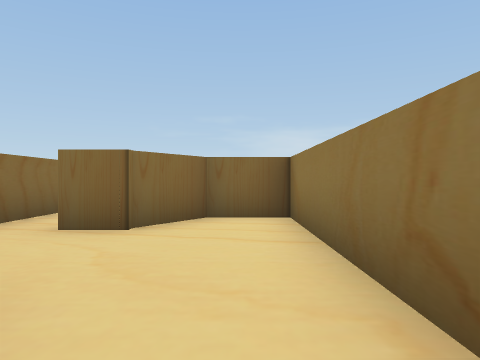
[1] (above)

21 first-person views from a walk through a Unity game level. The camera is 0.62 m above the floor, looks level and sees 70° across. The floor is counted in squares, 1 m on a side. Each view is taken from the middle of a square. On the plan, view 1 faces up. The plan holds only what a view shows up to about 10 squares ahead; the rest is blank. The player is left out.

[2]
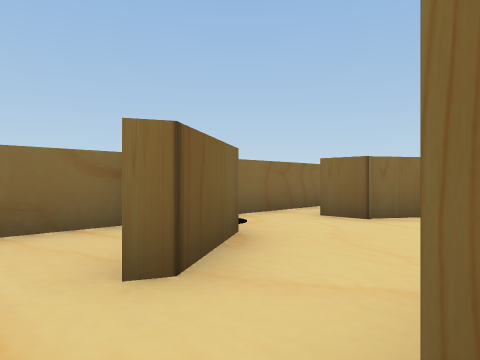

[3]
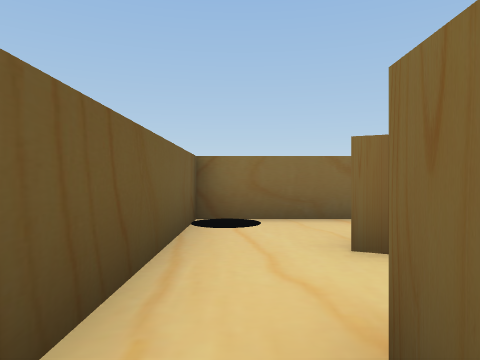

[4]
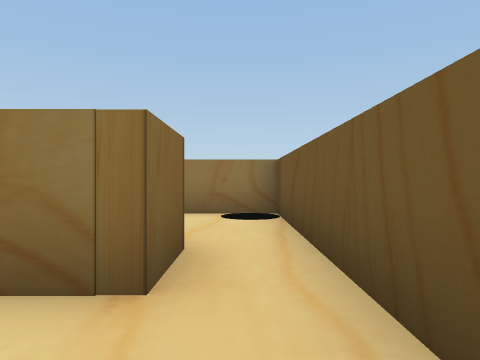

[5]
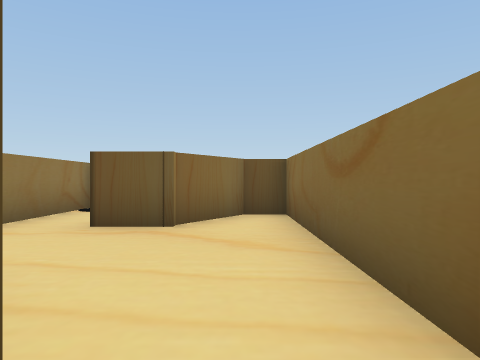

[6]
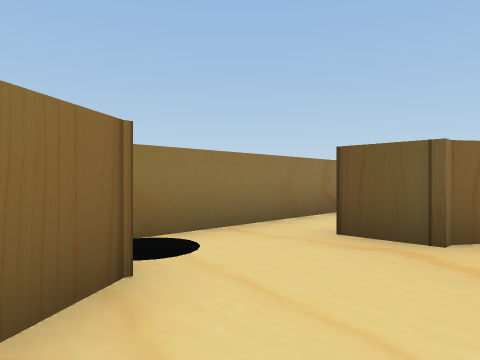

[7]
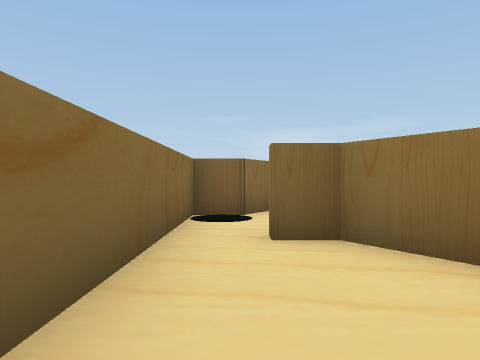

[8]
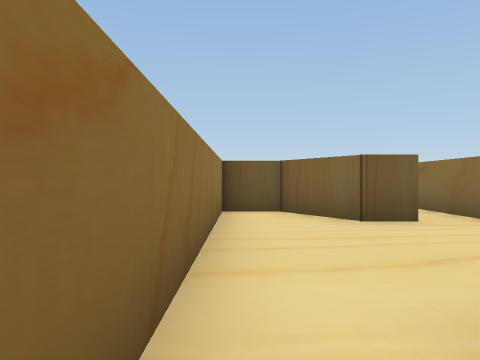

[9]
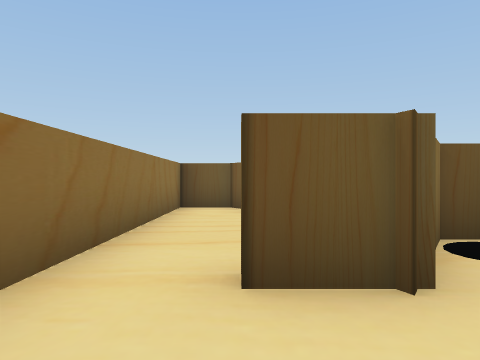

[10]
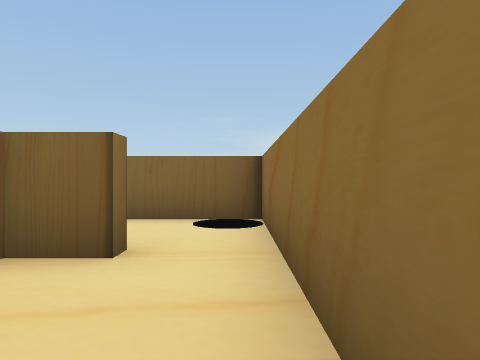

[11]
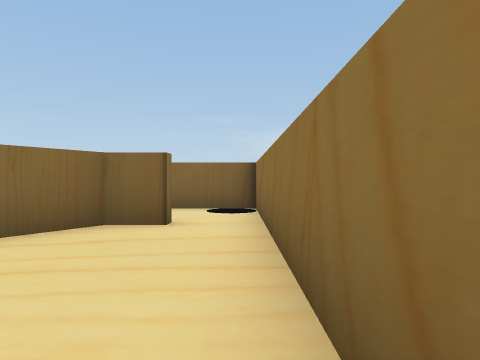

[12]
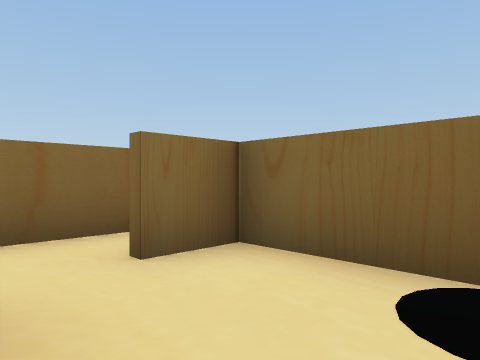

[13]
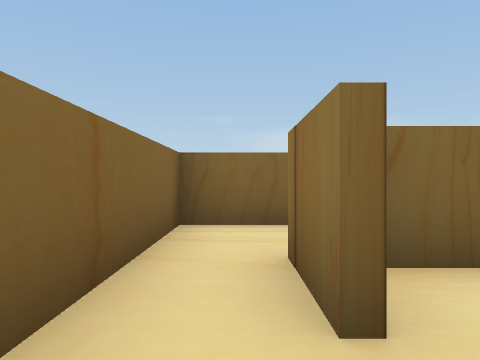

[14]
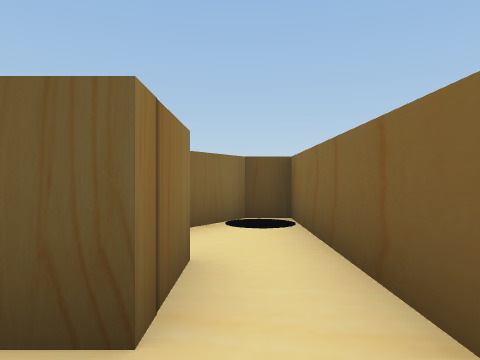

[15]
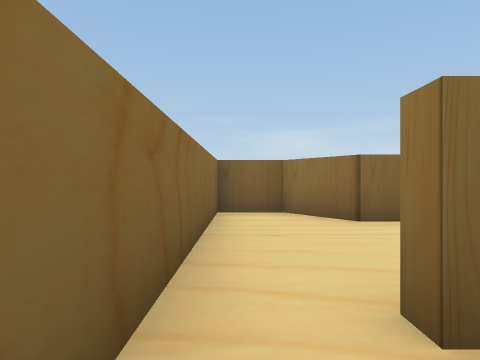

[16]
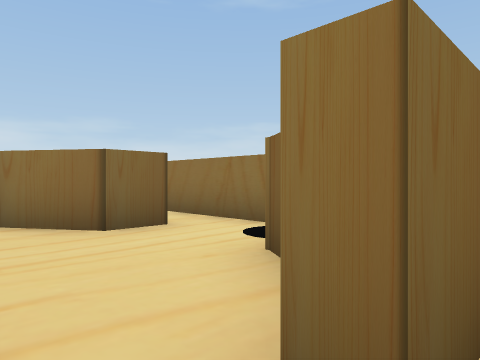

[17]
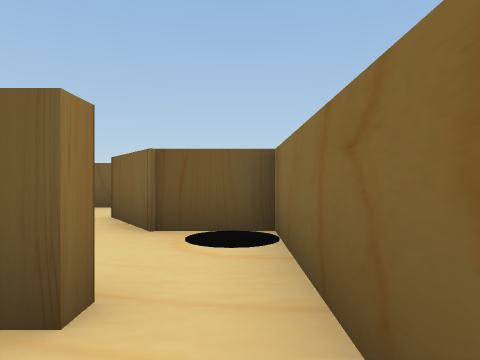

[18]
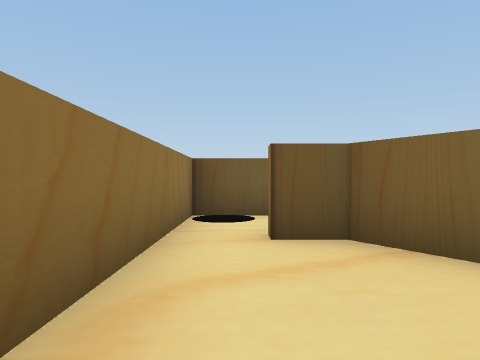

[19]
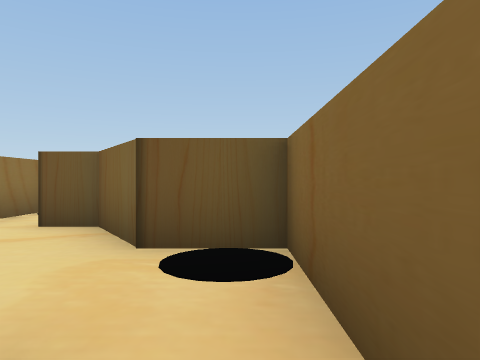

[20]
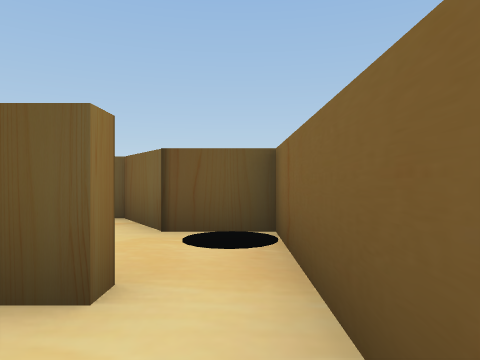

[21]
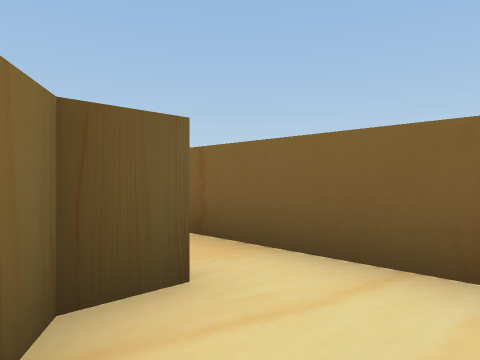

### Floor plan
Points are (right, up) in squares from view 1. A wall is a line through its corners. A room is listed if a view was taken in it or the views show most of it. See-through windows are left out.
Room 1 (views 1, 15, 16)
walls: (-0.5, 5.7) (-1.5, 4.3) (-2.4, 4.3); (-3.4, 4.5) (-3.4, 1.8) (-1.9, 1.8) (-0.8, 0.2); (0.8, -0.5) (0.8, 5.5) (-0.6, 5.5)
ways out: opening at (0, -1) to room 2; opening at (-3, 4) to room 7
Room 2 (views 2, 3, 4)
walls: (2.1, -0.5) (0.8, -0.5); (-1.4, -1.7) (5.3, -1.7) (5.3, -0.5)
ways out: opening at (0, -1) to room 1; opening at (4.5, 0.5) to room 4; opening at (-1, -1) to room 10
Room 3 (views 5, 6, 8, 9, 10, 11, 12)
walls: (3, 10) (4, 10) (4, 9.7) (3.1, 9.7) (2.1, 8.1) (1.2, 8.1) (1.2, 4.4); (2.2, 6) (3, 6) (4.2, 4.3) (5.3, 4.3) (5.3, 12.4) (2.6, 12.4) (2.6, 11.2); (3, 5.5) (2.2, 5.5)
ways out: opening at (2, 5) to room 4; opening at (3, 11) to room 5
Room 4 (view 7)
walls: (4.1, 4) (3, 5.5); (5.3, -0.5) (5.3, 3.2); (1.2, 4.4) (1.2, -0.2) (1.9, -0.2) (3, 1.5) (4, 1.5)
ways out: opening at (4.5, 0.5) to room 2; opening at (2, 5) to room 3
Room 5 (view 13)
walls: (1.2, 11.6) (1.2, 8.4) (1.9, 8.4) (3, 10)
ways out: opening at (3, 11) to room 3; opening at (2, 12.5) to room 6
Room 6 (view 14)
walls: (2.8, 14.7) (1.2, 14.7) (1.2, 11.6); (2.4, 11.2) (2.4, 12.7) (2.9, 12.7)
ways out: opening at (2, 12.5) to room 5
Room 7 (view 17)
walls: (-0.5, 6) (0.8, 6) (0.8, 8.4); (-0.2, 8.1) (-1.2, 8.1) (-2.3, 9.7) (-3.4, 9.7) (-3.4, 4.5)
ways out: opening at (-3, 4) to room 1; opening at (0, 9) to room 8
Room 8 (view 18)
walls: (-2, 9.8) (-1.1, 8.4) (-0.2, 8.4); (-3.4, 11.4) (-3.4, 10) (-2, 10); (0.8, 8.4) (0.8, 10.9)
ways out: opening at (0, 9) to room 7; opening at (-3, 11) to room 9
Room 9 (views 19, 20, 21)
walls: (-2.3, 11.9) (-2.3, 12.3) (-1.5, 12.3) (-1.2, 12.8); (-3.4, 13.6) (-3.4, 11.4)
ways out: opening at (-3, 11) to room 8
Room 10 (no view inside)
walls: (-3.4, 1.2) (-3.4, -1.7) (-1.4, -1.7)
ways out: opening at (-1, -1) to room 2

Positions as (right, up) in squares from view 1, and headings:
1: (0, 0), facing up
2: (1, -1), facing up-left
3: (2, -1), facing left
4: (-1, -1), facing right
5: (2, 6), facing down
6: (2, 5), facing down-right
7: (2, 2), facing up
8: (5, 11), facing down
9: (4, 12), facing down
10: (5, 7), facing up
11: (5, 5), facing up
12: (5, 10), facing up-left
13: (2, 10), facing up
14: (2, 14), facing down
15: (-3, 3), facing up
16: (-3, 4), facing up-right
17: (-3, 6), facing down
18: (0, 12), facing down
19: (-3, 13), facing down
20: (-3, 14), facing down
21: (-1, 14), facing down-left
